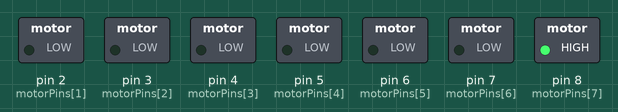
This sketch was run on a simulated Arduino Uno, built with avr-gcc and run on an emulated ATmega328P. Shown: switched loads named in the sketch (green lamp = pin HIGH). Pins used as bus, display or sensor lines are not drawn; what the sketch prints to the serial monitor is not drawn.

Above: at 0.2 s.
At 1.2 s:
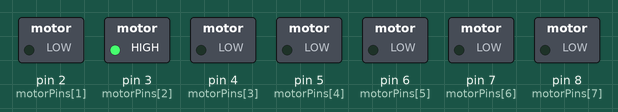
At 2.7 s:
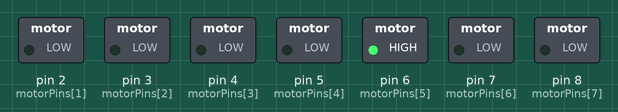
At 3.7 s:
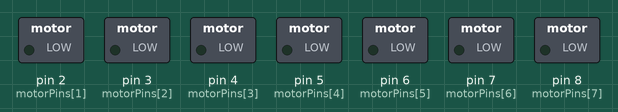
Timing chart, 0 to 4.6 s (numbered marks = the images above):
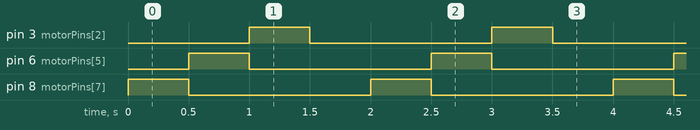

Measured:
- by itself, pin 3 (motorPins[2]), pin 6 (motorPins[5]), pin 8 (motorPins[7]): alternates HIGH for 0.50 s and LOW for 1.5 s
- by itself, everything shown: repeats every 2.0 s, in 4 steps

The sketch:

arduino.ino
```cpp
int motorPins[] = {1, 2, 3, 4, 5, 6, 7, 8};
int motor_1_Pins[] = {1, 3, 6, 8};
int motor_2_Pins[] = {2, 3, 5, 8};
int motor_3_Pins[] = {1, 4, 6, 7};
int motor_4_Pins[] = {2, 4, 5, 7};
int count = 0;
int internalCount = 0;
int delayTime = 500;
int val = 0;
int n = 500;

//Set all pins up as OUTPIUT
void setup() {
  Serial.begin(9600);
  for (count = 0; count < 8; count++) {
  pinMode(motorPins[count], OUTPUT);
  }
}

//Counter clock-wise motion
//You can declare the array when calling the function
void counterClockWise(int *array) {
//  If the internal count is 0 or 1
  if ((internalCount == 0) || ( internalCount == 1)) {
//  Then make it 16
  internalCount = 16;
  }
//  Bitshift the internal count one side to the right.
  internalCount>>=1;
//  For loop counting down from 3 to 0
  for (count = 3; count >= 0; count--) {
//  Pass values to pins.
  digitalWrite(array[count], internalCount>>count&0x01);
  }
  Serial.print(count);
  delay(delayTime);
}

void clockWise(int *array) {
  if ((internalCount == 0) || (internalCount == 1)) {
  internalCount = 16;
  }
  internalCount>>=1;
  for (count = 3; count >= 0; count--) {
  digitalWrite(array[3 - count], internalCount>>count&0x01);
  }
  delay(delayTime);
}

void loop() {
  for (int i=0; i < n; i++) {
  if(i==(n-1)){
//    Serial.print(i);
    Serial.print(" counter-clockwise.");
    counterClockWise(motor_1_Pins);
  } else {
//    Serial.print(i);
    Serial.print(", ");
    counterClockWise(motor_1_Pins);
  }
  }
//  for (int b=0; b < n; b++) {
//  if(b==(n-1)){
//    Serial.print(b);
//    Serial.print(" clockwise.");
//    clockWise(motor_1_Pins);
//  } else {
//    Serial.print(b);
//    Serial.print(", ");
//    clockWise(motor_1_Pins);
//  }
//  }
//  Serial.println("loop");
  delay(100*delayTime);
  }
```
